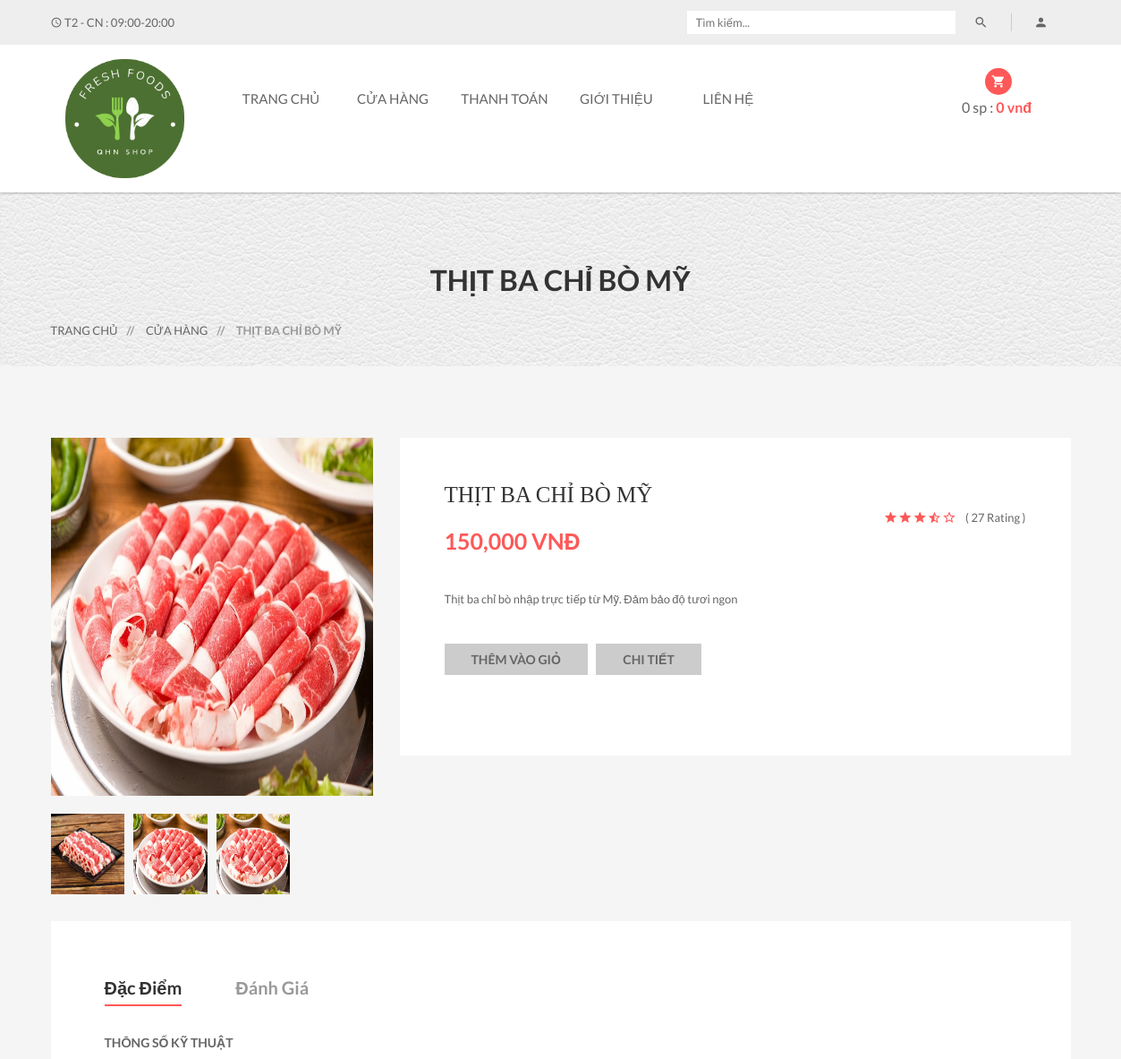
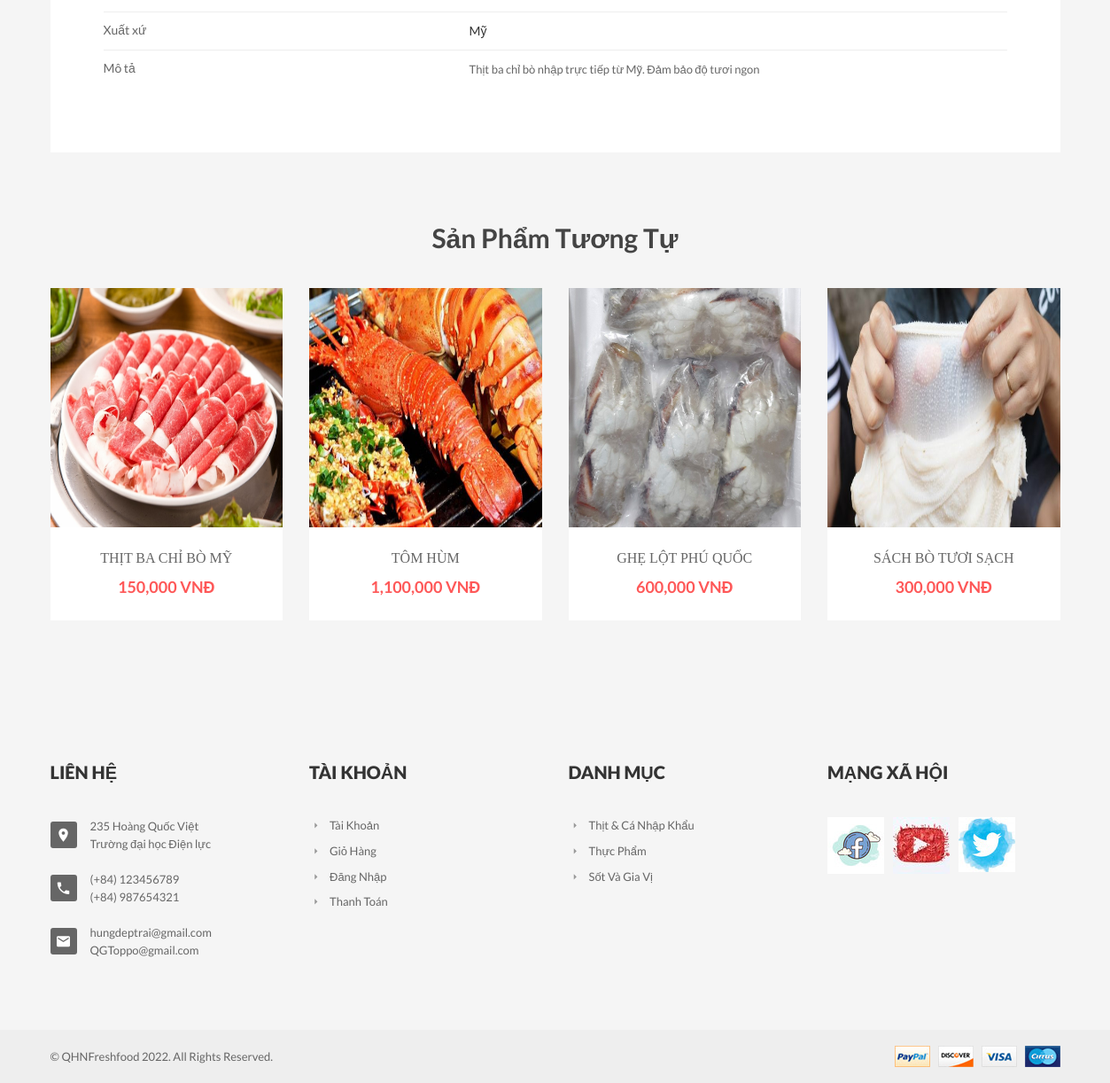
Page /?act=detail&id=1 on the committed database (2 pictures, top to bottom).
### tables this page shows
CREATE TABLE `sanpham` (
  `MaSP` int(11) NOT NULL,
  `MaLSP` int(11) NOT NULL,
  `MaDM` int(11) NOT NULL,
  `TenSP` varchar(255) NOT NULL,
  `DonGia` int(11) NOT NULL,
  `SoLuong` int(10) UNSIGNED NOT NULL,
  `HinhAnh1` varchar(255) NOT NULL,
  `HinhAnh2` varchar(255) NOT NULL,
  `HinhAnh3` varchar(255) NOT NULL,
  `MaKM` int(11) NOT NULL,
  `XuatXu` varchar(255) NOT NULL,
  `SoSao` int(11) NOT NULL,
  `SoDanhGia` int(11) NOT NULL,
  `TrangThai` int(11) NOT NULL,
  `MoTa` text NOT NULL,
  `ThoiGian` int(11) DEFAULT NULL
);

CREATE TABLE `danhmuc` (
  `MaDM` int(11) NOT NULL,
  `TenDM` varchar(255) NOT NULL
);

### Models/result.php (called while the page is built)
<?php
$result = $this->conn->query($query);
$data = array();
while ($row = $result->fetch_assoc()) {
    $data[] = $row;
}
?>

### Models/model.php (called while the page is built, shortened)
<?php
require_once("connection.php");
class model
{
    function __construct()
    {
        $conn_obj = new connection();
        $this->conn = $conn_obj->conn;
    }
    function danhmuc()
    {
        $query =  "SELECT * from DanhMuc ";
        require("result.php");
        return $data;
    }
    function chitietdanhmuc($id)
    {
        $query =  "SELECT d.TenDM as Ten, l.* FROM danhmuc as d, loaisanpham as l WHERE d.MaDM = l.MaDM and d.MaDM = $id";
        require("result.php");
        return $data;
    }
    function sanpham_danhmuc($a, $b, $danhmuc)
    {
        $query =   "SELECT * from sanpham WHERE TrangThai = 1  and MaDM = $danhmuc ORDER BY ThoiGian DESC limit $a,$b";
        require("result.php");
        return $data;
    }
}

### Models/connection.php (called while the page is built, shortened)
<?php
    class connection{
        function __construct()
        {
            $severname ="localhost";
            $username ="root";
            $password ="";
            $db_name ="qhnfreshfood";
            $this->conn = new mysqli($severname,$username,$password,$db_name);
        }
    }
?>

### Models/detail.php (called while the page is built)
<?php
require_once("model.php");
class Detail extends Model
{
    function detail_sp($id)
    {
        $query =  "SELECT * from SanPham where MaSP = $id ";
        $result = $this->conn->query($query);
        return $result->fetch_assoc();
    }
}

### Controllers/DetailController.php (called while the page is built, shortened)
<?php
class DetailController
{
    var $detail_model;
    public function __construct()
    {
       $this->detail_model = new Detail();
    }
    function list()
    {
        $data_danhmuc = $this->detail_model->danhmuc();
        $id = $_GET['id'];
        $data = $this->detail_model->detail_sp($id);
        if($data!=null){
        $data_lq = $this->detail_model->sanpham_danhmuc(0,4,$data['MaDM']);
        }
        require_once('Views/index.php');
    }
}

### Views/product-detail/product-detail.php (the view, shortened to what this page needs)
<?php if ($data != null) { ?>
    <div class="pages-title section-padding">
        <div class="container">
            <div class="row">
                <div class="col-xs-12">
                    <div class="pages-title-text text-center">
                        <h2><?= $data['TenSP'] ?></h2>
                        <ul class="text-left">
                            <li><a href="?act=home">Trang chủ</a></li>
                            <li><span> // </span><a href="?act=shop">Cửa Hàng</a></li>
                            <li><span> // </span><?= $data['TenSP'] ?></li>
                        </ul>
                    </div>
                </div>
            </div>
        </div>
    </div>
    <div class="product-details pages section-padding-top">
        <div class="container">
            <div class="row">
                <div class="single-list-view">
                    <div class="col-xs-12 col-sm-5 col-md-4">
                        <div class="quick-image">
                            <div class="single-quick-image text-center">
                                <div class="list-img">
                                    <div class="product-f tab-content">
                                        <?php if ($data['HinhAnh1'] != null) { ?>
                                            <div class="simpleLens-container tab-pane active fade in" id="sin-2">
                                                <a class="simpleLens-image" data-lens-image="public/<?= $data['HinhAnh1'] ?>" href="#"><img src="public/<?= $data['HinhAnh1'] ?>" alt="" class="simpleLens-big-image"></a>
                                            </div>
                                        <?php } ?>
                                    </div>
                                </div>
                            </div>
                            <div class="quick-thumb">
                                <ul class="product-slider">
                                    <?php if ($data['HinhAnh2'] != null) { ?>
                                        <li class="active"><a data-toggle="tab" href="#sin-1"> <img src="public/<?= $data['HinhAnh2'] ?>" alt="quick view" /> </a></li>
                                    <?php } ?>
                                    <?php if ($data['HinhAnh1'] != null) { ?>
                                        <li><a data-toggle="tab" href="#sin-2"> <img src="public/<?= $data['HinhAnh1'] ?>" alt="small image" /> </a></li>
                                    <?php } ?>
                                    <?php if ($data['HinhAnh3'] != null) { ?>
                                        <li><a data-toggle="tab" href="#sin-3"> <img src="public/<?= $data['HinhAnh3'] ?>" alt="small image" /> </a></li>
                                    <?php } ?>
                                </ul>
                            </div>
                        </div>
                    </div>
                    <div class="col-xs-12 col-sm-7 col-md-8">
                        <div class="quick-right">
                            <div class="list-text">
                                <h3><?= $data['TenSP'] ?></h3>
                                <div class="ratting floatright">
                                    <p>( 27 Rating )</p>
                                    <i class="mdi mdi-star"></i>
                                    <i class="mdi mdi-star"></i>
                                    <i class="mdi mdi-star"></i>
                                    <i class="mdi mdi-star-half"></i>
                                    <i class="mdi mdi-star-outline"></i>
                                </div>
                                <h5><?=number_format($data['DonGia'])?> VNĐ</h5>
                                <?php if ($data['MaDM'] == 1) { ?>
                                    <p><?= $data['MoTa'] ?></p>
                                <?php }?>
                                <div class="list-btn">
                                    <a href="?act=cart&xuli=add&id=<?=$data['MaSP']?>">Thêm vào giỏ</a>
                                    <?php if ($data['MaDM'] == 1) { ?>
                                    <a href="#info">Chi tiết</a>
                                    <?php }?>
                                </div>
                            </div>
                        </div>
                    </div>
                </div>
            </div>
            <div class="row">
                <div class="col-xs-12">
                    <div class="reviews padding60 margin-top">
                        <ul class="reviews-tab clearfix" id="info">
                            <?php if ($data['MaDM'] == 1) { ?>
                                <li class="active"><a data-toggle="tab" href="#moreinfo">Đặc điểm</a></li>
                            <?php } ?>
                            <li><a data-toggle="tab" href="#reviews">Đánh giá</a></li>
                        </ul>
                        <div class="tab-content">
                            <?php if ($data['MaDM'] == 1) { ?>
                                <div class="info-reviews moreinfo tab-pane fade in active" id="moreinfo">
                                    <div class="tb">
                                        <h5>Thông số kỹ thuật</h5>
                                        <ul>
                                            <li>
                                                <span>Xuất xứ</span>
                                                <div><?= $data['XuatXu'] ?></div>
                                            </li>
                                            <li>
                                                <span>Mô tả</span>
                                                <div><?= $data['MoTa'] ?></div>
                                            </li>
                                        </ul>
                                    </div>
                                </div>
                            <?php } ?>
                        </div>
                    </div>
                </div>
            </div>
        </div>
    </div>
    <section class="single-products section-padding">
        <div class="container">
            <div class="row">
                <div class="col-xs-12">
                    <div class="section-title text-center">
                        <h2>Sản phẩm tương tự</h2>
                    </div>
                </div>
            </div>
            <div class="row text-center">
                <?php foreach ($data_lq as $row) { ?>
                    <div class="col-xs-12 col-sm-6 col-md-3">
                        <div class="single-product">
                            <div class="product-f">
                                <a href="?act=detail&id=<?= $row['MaSP'] ?>"><img src="public/<?= $row['HinhAnh1'] ?>" alt="Product Title" class="img-products" /></a>
                            </div>
                            <div class="product-dsc">
                                <p><a href="?act=detail&id=<?= $row['MaSP'] ?>"><?= $row['TenSP'] ?></a></p>
                                <span><?= number_format($row['DonGia']) ?> VNĐ</span>
                            </div>
                        </div>
                    </div>
                <?php } ?>
            </div>
        </div>
    </section>
<?php } else {
    require_once("Views/error-404.php");
} ?>

### Views/header_footer/footer.php
<footer class="footer-two">
    <div class="footer-top section-padding">
        <div class="footer-dsc">
            <div class="container">
                <div class="row">
                    <div class="col-xs-12 col-sm-6 col-md-3">
                        <div class="single-text">
                            <div class="footer-title">
                                <h4>Liên hệ</h4>
                            </div>
                            <div class="footer-text">
                                <ul>
                                    <li>
                                        <i class="mdi mdi-map-marker"></i>
                                        <p>235 Hoàng Quốc Việt</p>
                                        <p>Trường đại học Điện lực</p>
                                    </li>
                                    <li>
                                        <i class="mdi mdi-phone"></i>
                                        <p>(+84) 123456789</p>
                                        <p>(+84) 987654321</p>
                                    </li>
                                    <li>
                                        <i class="mdi mdi-email"></i>
                                        <p>hungdeptrai@gmail.com</p>
                                        <p>QGToppo@gmail.com</p>
                                    </li>
                                </ul>
                            </div>
                        </div>
                    </div>
                    <div class="col-xs-6 col-sm-3 col-md-3 wide-mobile">
                        <div class="single-text">
                            <div class="footer-title">
                                <h4>Tài khoản</h4>
                            </div>
                            <div class="footer-menu">
                                <ul>
                                    <li><a href="?act=taikhoan&xuli=account"><i class="mdi mdi-menu-right"></i>Tài khoản</a></li>
                                    <li><a href="?act=cart"><i class="mdi mdi-menu-right"></i>Giỏ Hàng</a></li>
                                    <li><a href="?act=taikhoan"><i class="mdi mdi-menu-right"></i>Đăng Nhập</a></li>
                                    <li><a href="?act=checkout"><i class="mdi mdi-menu-right"></i>Thanh Toán</a></li>
                                </ul>
                            </div>
                        </div>
                    </div>
                    <div class="col-xs-6 col-sm-3 col-md-3 wide-mobile">
                        <div class="single-text">
                            <div class="footer-title">
                                <h4>Danh mục</h4>
                            </div>
                            <div class="footer-menu">
                                <ul>
                                    <?php foreach ($data_danhmuc as $row) { ?>
                                    <li><a href="?act=shop&sp=<?=$row['MaDM']?>"><i class="mdi mdi-menu-right"></i><?=$row['TenDM']?></a></li>
                                    <?php  } ?>
                                </ul>
                            </div>
                        </div>
                    </div>
                    <div class="col-xs-12 col-sm-12 col-md-3 r-margin-top wide-mobile">
                        <div class="single-text">
                            <div class="footer-title">
                                <h4>Mạng xã hội</h4>
                            </div>
                            <div class="clearfix instagram">
                                <ul>
                                    <li><a href="#"><img src="public/img/footer/fb.jpg" alt="Instagram" /></a></li>
                                    <li><a href="#"><img src="public/img/footer/yt.jpg" alt="Instagram" /></a></li>
                                    <li><a href="#"><img src="public/img/footer/tt.jpg" alt="Instagram" /></a></li>
                                </ul>
                            </div>
                        </div>
                    </div>
                </div>
            </div>
        </div>
    </div>
    <div class="footer-bottom">
        <div class="container">
            <div class="row">
                <div class="col-xs-12 col-sm-6">
                    <p>&copy; QHNFreshfood 2022. All Rights Reserved.</p>
                </div>
                <div class="col-xs-12 col-sm-6 text-right">
                    <a href="https://www.nganluong.vn/vn/home.html" target="_blank"><img src="public/img/footer/payment.png" alt="" /></a>
                </div>
            </div>
        </div>
    </div>
</footer>

### rows in the picture
sanpham: TenSP "THỊT BA CHỈ BÒ MỸ", HinhAnh1 (picture), HinhAnh2 (picture), HinhAnh3 (picture), DonGia "150,000", MoTa "Thịt ba chỉ bò nhập trực tiếp từ Mỹ. Đảm bảo độ tươi ngon", XuatXu "Mỹ"
sanpham: HinhAnh1 (picture), TenSP "TÔM HÙM", DonGia "1,100,000"
sanpham: HinhAnh1 (picture), TenSP "GHẸ LỘT PHÚ QUỐC", DonGia "600,000"
sanpham: HinhAnh1 (picture), TenSP "SÁCH BÒ TƯƠI SẠCH", DonGia "300,000"
danhmuc: TenDM "Thịt & Cá Nhập Khẩu"
danhmuc: TenDM "Thực Phẩm"
danhmuc: TenDM "Sốt Và Gia Vị"

### other values in the picture
$soluong "0"
$thanhtien "0"
